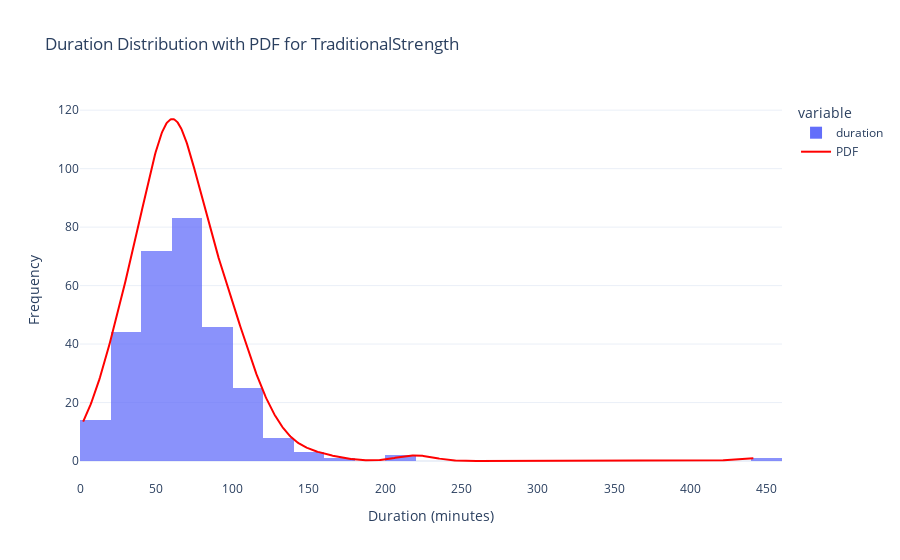
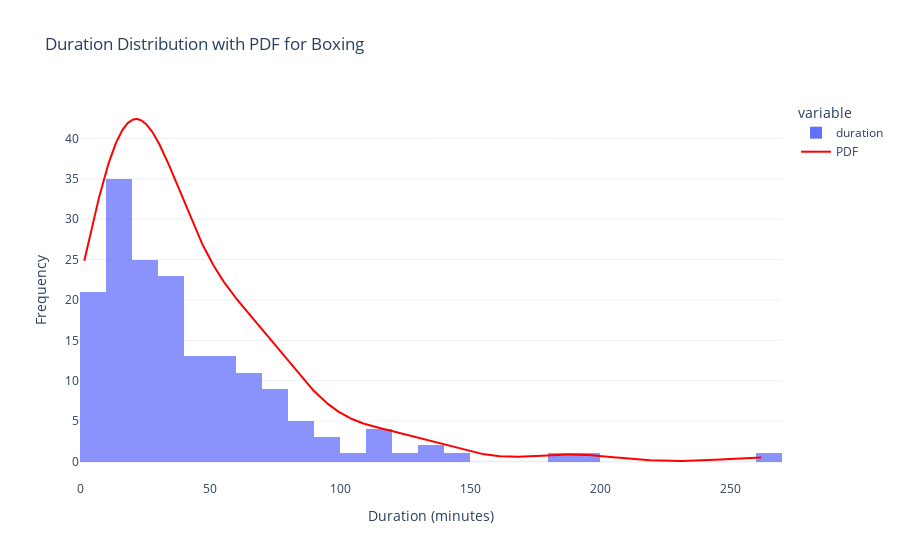
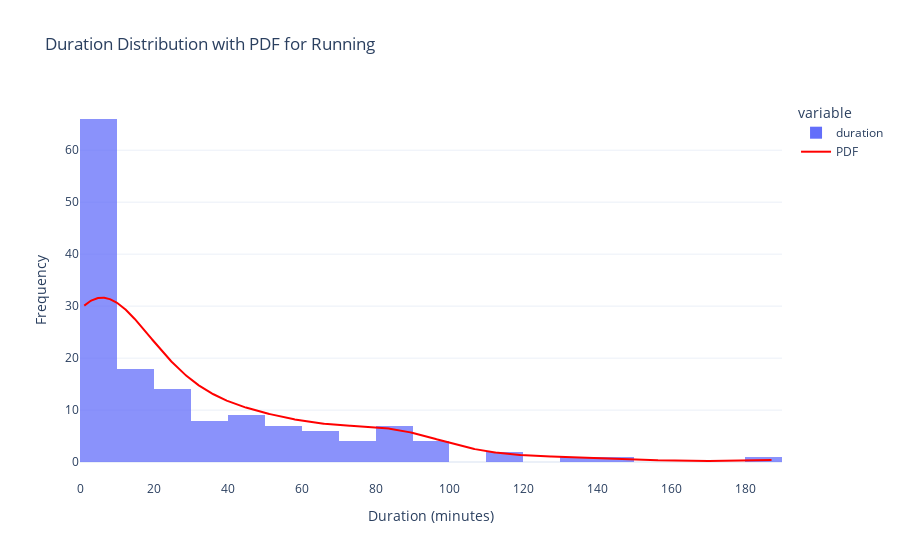
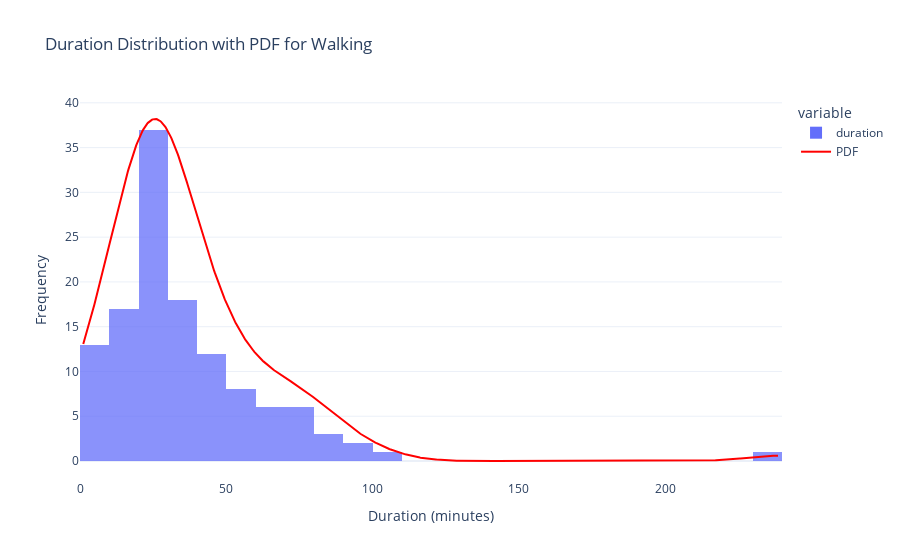

Notebook source saved alongside these figures, in order:
### Code cell
import pandas as pd
import plotly.express as px
import plotly.graph_objects as go
from scipy.stats import gaussian_kde
import numpy as np

# Ensure pandas correctly processes the datetime columns
Workouts2['startDate'] = pd.to_datetime(Workouts2['startDate'], errors='coerce')
Workouts2['endDate'] = pd.to_datetime(Workouts2['endDate'], errors='coerce')

# Ensure duration is numeric
Workouts2['duration'] = pd.to_numeric(Workouts2['duration'], errors='coerce')

# Drop rows with invalid dates or durations
Workouts2.dropna(subset=['startDate', 'endDate', 'duration'], inplace=True)

# 1. Get the Top 5 Activities with Most Entries
top_activities = Workouts2['cleanedActivityType'].value_counts().head(5).index
filtered_workouts = Workouts2[Workouts2['cleanedActivityType'].isin(top_activities)]

# 2. Plot Histograms with PDF for Each Activity
for activity in top_activities:
    activity_data = filtered_workouts[filtered_workouts['cleanedActivityType'] == activity]['duration']
    
    # Calculate PDF using gaussian_kde
    x = np.linspace(activity_data.min(), activity_data.max(), 1000)
    kde = gaussian_kde(activity_data)
    pdf = kde(x)

    # Create Histogram
    fig = px.histogram(activity_data, nbins=30, title=f"Duration Distribution with PDF for {activity}", opacity=0.75)
    
    # Add PDF line
    fig.add_trace(go.Scatter(
        x=x,
        y=pdf * len(activity_data) * (activity_data.max() - activity_data.min()) / 15,  # Scale PDF to histogram
        mode='lines',
        line=dict(color='red', width=2),
        name='PDF'
    ))
    
    # Update layout
    fig.update_layout(
        xaxis_title="Duration (minutes)",
        yaxis_title="Frequency",
        template="plotly_white"
    )
    fig.show()

### Figure 1 — Plotly figure (JSON) as saved in the notebook; plotly's stock layout.template omitted (floating-point values rounded to 4 significant figures; data arrays with more than 128 entries replaced by an {"elided": "..."} marker saying what was removed)
{"data": [{"alignmentgroup": "True", "bingroup": "x", "hovertemplate": "variable=duration<br>value=%{x}<br>count=%{y}<extra></extra>", "legendgroup": "duration", "marker": {"color": "#636efa", "opacity": 0.75, "pattern": {"shape": ""}}, "name": "duration", "nbinsx": 30, "offsetgroup": "duration", "orientation": "v", "showlegend": true, "type": "histogram", "x": {"elided": "299 float values"}, "xaxis": "x", "yaxis": "y"}, {"line": {"color": "red", "width": 2}, "mode": "lines", "name": "PDF", "type": "scatter", "x": {"elided": "1000 float values"}, "y": {"elided": "1000 float values"}}], "layout": {"barmode": "relative", "legend": {"title": {"text": "variable"}, "tracegroupgap": 0}, "title": {"text": "Duration Distribution with PDF for TraditionalStrength"}, "xaxis": {"anchor": "y", "domain": [0, 1], "title": {"text": "Duration (minutes)"}}, "yaxis": {"anchor": "x", "domain": [0, 1], "title": {"text": "Frequency"}}}}

### Figure 2 — Plotly figure (JSON) as saved in the notebook; plotly's stock layout.template omitted (floating-point values rounded to 4 significant figures; data arrays with more than 128 entries replaced by an {"elided": "..."} marker saying what was removed)
{"data": [{"alignmentgroup": "True", "bingroup": "x", "hovertemplate": "variable=duration<br>value=%{x}<br>count=%{y}<extra></extra>", "legendgroup": "duration", "marker": {"color": "#636efa", "opacity": 0.75, "pattern": {"shape": ""}}, "name": "duration", "nbinsx": 30, "offsetgroup": "duration", "orientation": "v", "showlegend": true, "type": "histogram", "x": {"elided": "170 float values"}, "xaxis": "x", "yaxis": "y"}, {"line": {"color": "red", "width": 2}, "mode": "lines", "name": "PDF", "type": "scatter", "x": {"elided": "1000 float values"}, "y": {"elided": "1000 float values"}}], "layout": {"barmode": "relative", "legend": {"title": {"text": "variable"}, "tracegroupgap": 0}, "title": {"text": "Duration Distribution with PDF for Boxing"}, "xaxis": {"anchor": "y", "domain": [0, 1], "title": {"text": "Duration (minutes)"}}, "yaxis": {"anchor": "x", "domain": [0, 1], "title": {"text": "Frequency"}}}}

### Figure 3 — Plotly figure (JSON) as saved in the notebook; plotly's stock layout.template omitted (floating-point values rounded to 4 significant figures; data arrays with more than 128 entries replaced by an {"elided": "..."} marker saying what was removed)
{"data": [{"alignmentgroup": "True", "bingroup": "x", "hovertemplate": "variable=duration<br>value=%{x}<br>count=%{y}<extra></extra>", "legendgroup": "duration", "marker": {"color": "#636efa", "opacity": 0.75, "pattern": {"shape": ""}}, "name": "duration", "nbinsx": 30, "offsetgroup": "duration", "orientation": "v", "showlegend": true, "type": "histogram", "x": {"elided": "148 float values"}, "xaxis": "x", "yaxis": "y"}, {"line": {"color": "red", "width": 2}, "mode": "lines", "name": "PDF", "type": "scatter", "x": {"elided": "1000 float values"}, "y": {"elided": "1000 float values"}}], "layout": {"barmode": "relative", "legend": {"title": {"text": "variable"}, "tracegroupgap": 0}, "title": {"text": "Duration Distribution with PDF for Running"}, "xaxis": {"anchor": "y", "domain": [0, 1], "title": {"text": "Duration (minutes)"}}, "yaxis": {"anchor": "x", "domain": [0, 1], "title": {"text": "Frequency"}}}}

### Figure 4 — Plotly figure (JSON) as saved in the notebook; plotly's stock layout.template omitted (floating-point values rounded to 4 significant figures; data arrays with more than 128 entries replaced by an {"elided": "..."} marker saying what was removed)
{"data": [{"alignmentgroup": "True", "bingroup": "x", "hovertemplate": "variable=duration<br>value=%{x}<br>count=%{y}<extra></extra>", "legendgroup": "duration", "marker": {"color": "#636efa", "opacity": 0.75, "pattern": {"shape": ""}}, "name": "duration", "nbinsx": 30, "offsetgroup": "duration", "orientation": "v", "showlegend": true, "type": "histogram", "x": [22.56, 17.84, 23.69, 1.276, 39.17, 16.82, 21.5, 26.94, 21.92, 30.68, 16.67, 70.95, 24.27, 48.37, 30.56, 54.13, 102.8, 44.53, 79.03, 76.47, 26.0, 65.43, 53.69, 13.87, 40.91, 20.87, 41.33, 53.92, 44.9, 44.14, 28.22, 45.22, 5.269, 34.46, 26.94, 4.019, 41.97, 21.35, 22.37, 17.97, 64.37, 20.77, 42.69, 20.72, 19.03, 5.026, 1.117, 32.42, 53.9, 16.64, 35.97, 3.14, 48.76, 28.53, 78.05, 13.12, 30.54, 34.14, 32.29, 50.47, 26.85, 92.88, 28.17, 18.53, 13.95, 84.06, 25.84, 238.6, 17.91, 18.22, 34.16, 71.14, 42.88, 23.0, 6.834, 26.3, 26.31, 29.45, 50.56, 29.71, 82.68, 28.17, 65.79, 26.61, 36.19, 57.74, 31.65, 69.43, 21.03, 26.05, 65.13, 62.49, 28.58, 45.32, 28.95, 39.78, 70.51, 53.5, 27.45, 21.96, 23.57, 81.05, 32.83, 38.06, 33.86, 36.91, 90.8, 27.29, 22.23, 19.52, 25.58, 23.84, 13.8, 14.49, 1.999, 5.289, 5.664, 1.43, 20.39, 19.26, 9.443, 4.088, 35.66, 15.65], "xaxis": "x", "yaxis": "y"}, {"line": {"color": "red", "width": 2}, "mode": "lines", "name": "PDF", "type": "scatter", "x": {"elided": "1000 float values"}, "y": {"elided": "1000 float values"}}], "layout": {"barmode": "relative", "legend": {"title": {"text": "variable"}, "tracegroupgap": 0}, "title": {"text": "Duration Distribution with PDF for Walking"}, "xaxis": {"anchor": "y", "domain": [0, 1], "title": {"text": "Duration (minutes)"}}, "yaxis": {"anchor": "x", "domain": [0, 1], "title": {"text": "Frequency"}}}}
